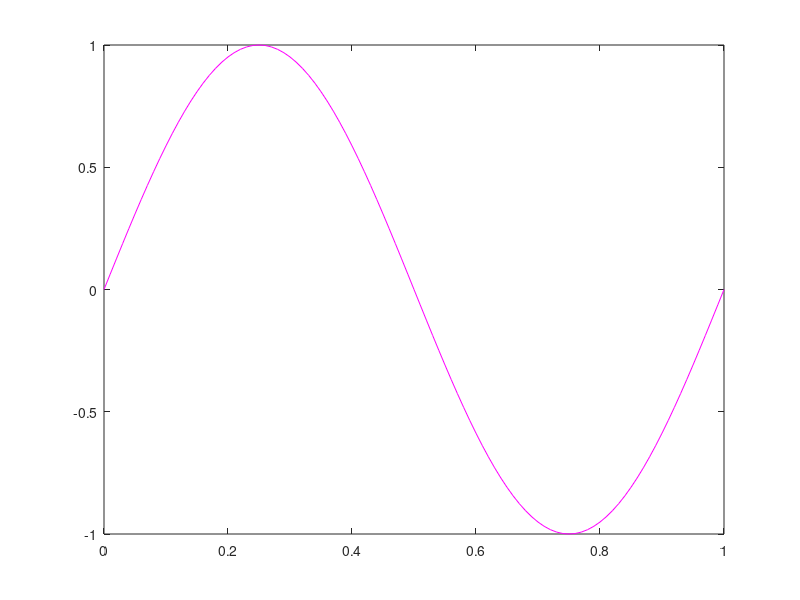
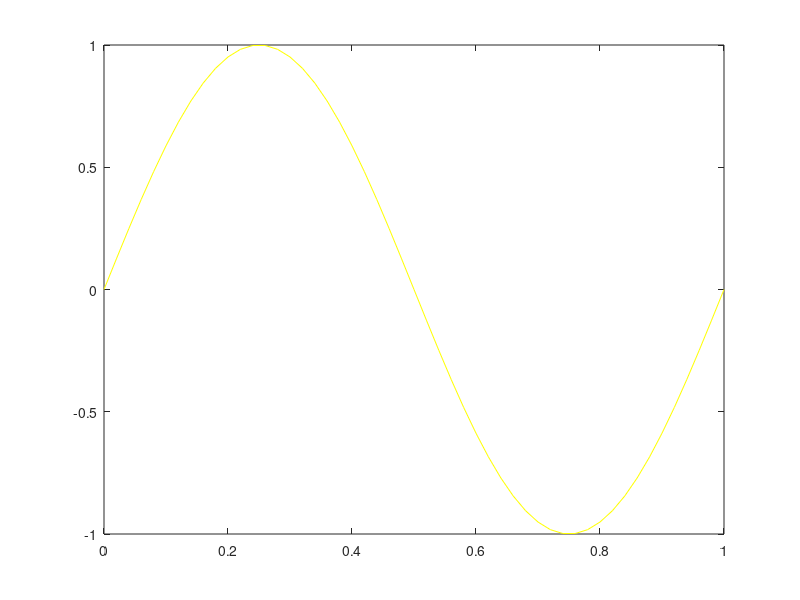

Write the MATLAB code that produced these figures, in order. (Note: this script raises an error after producing the figures.)
T = [0:0.01:1];
S = sin(2 * pi * T);
figure;
plot(T, S, "m");

T2 = [0:0.02:1];
S2 = sin(2 * pi * T2);
figure;
plot(T2, S2, "y");

%================ ???
T3 = T + T2;

figure;
plot(T3, S, "r");

